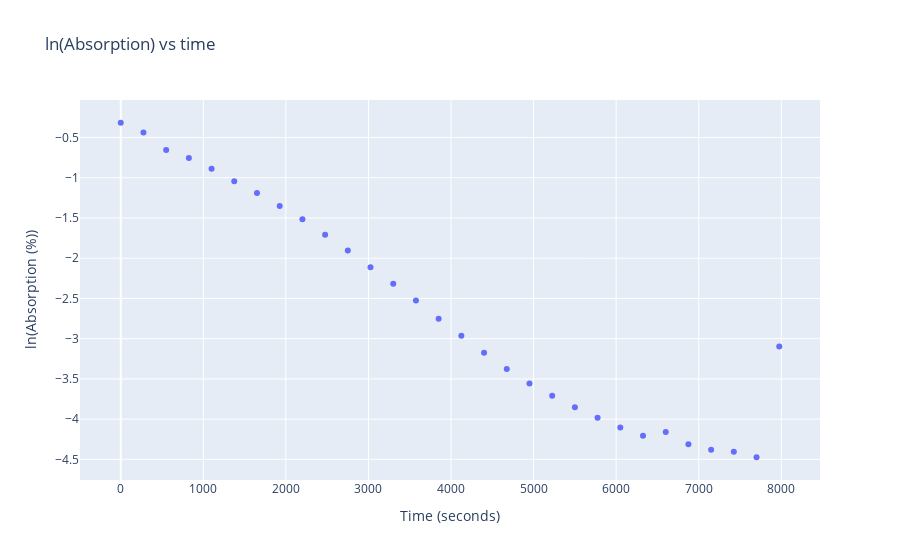

Source (notebook cell):
### Code cell
fig2 = go.Figure(trace2, layout2)
iplot(fig2)

### Figure 1 — Plotly figure (JSON) as saved in the notebook; plotly's stock layout.template omitted (floating-point values rounded to 4 significant figures)
{"data": [{"mode": "markers", "type": "scatter", "x": [0, 275, 550, 825, 1100, 1375, 1650, 1925, 2200, 2475, 2750, 3025, 3300, 3575, 3850, 4125, 4400, 4675, 4950, 5225, 5500, 5775, 6050, 6325, 6600, 6875, 7150, 7425, 7700, 7975], "y": [-0.3161, -0.4385, -0.6559, -0.7529, -0.8867, -1.044, -1.191, -1.351, -1.514, -1.709, -1.904, -2.112, -2.319, -2.526, -2.752, -2.964, -3.175, -3.378, -3.558, -3.709, -3.854, -3.985, -4.104, -4.206, -4.16, -4.313, -4.382, -4.406, -4.474, -3.097]}], "layout": {"title": {"text": "ln(Absorption) vs time"}, "xaxis": {"title": {"text": "Time (seconds)"}}, "yaxis": {"title": {"text": "ln(Absorption (%))"}}}}
